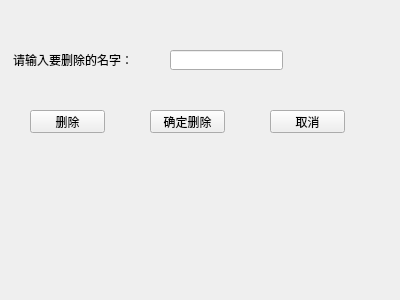
<?xml version="1.0" encoding="UTF-8"?>
<ui version="4.0">
 <class>Widget</class>
 <widget class="QWidget" name="Widget">
  <property name="geometry">
   <rect>
    <x>0</x>
    <y>0</y>
    <width>400</width>
    <height>300</height>
   </rect>
  </property>
  <property name="windowTitle">
   <string>Widget</string>
  </property>
  <widget class="QLineEdit" name="lineEdit">
   <property name="geometry">
    <rect>
     <x>170</x>
     <y>50</y>
     <width>113</width>
     <height>20</height>
    </rect>
   </property>
  </widget>
  <widget class="QLabel" name="label">
   <property name="geometry">
    <rect>
     <x>13</x>
     <y>50</y>
     <width>131</width>
     <height>20</height>
    </rect>
   </property>
   <property name="text">
    <string>请输入要删除的名字：</string>
   </property>
  </widget>
  <widget class="QPushButton" name="buttonDelete">
   <property name="geometry">
    <rect>
     <x>30</x>
     <y>110</y>
     <width>75</width>
     <height>23</height>
    </rect>
   </property>
   <property name="text">
    <string>删除</string>
   </property>
  </widget>
  <widget class="QPushButton" name="buttonSure">
   <property name="geometry">
    <rect>
     <x>150</x>
     <y>110</y>
     <width>75</width>
     <height>23</height>
    </rect>
   </property>
   <property name="text">
    <string>确定删除</string>
   </property>
  </widget>
  <widget class="QPushButton" name="buttonCancel">
   <property name="geometry">
    <rect>
     <x>270</x>
     <y>110</y>
     <width>75</width>
     <height>23</height>
    </rect>
   </property>
   <property name="text">
    <string>取消</string>
   </property>
  </widget>
 </widget>
 <layoutdefault spacing="6" margin="11"/>
 <resources/>
 <connections/>
</ui>
